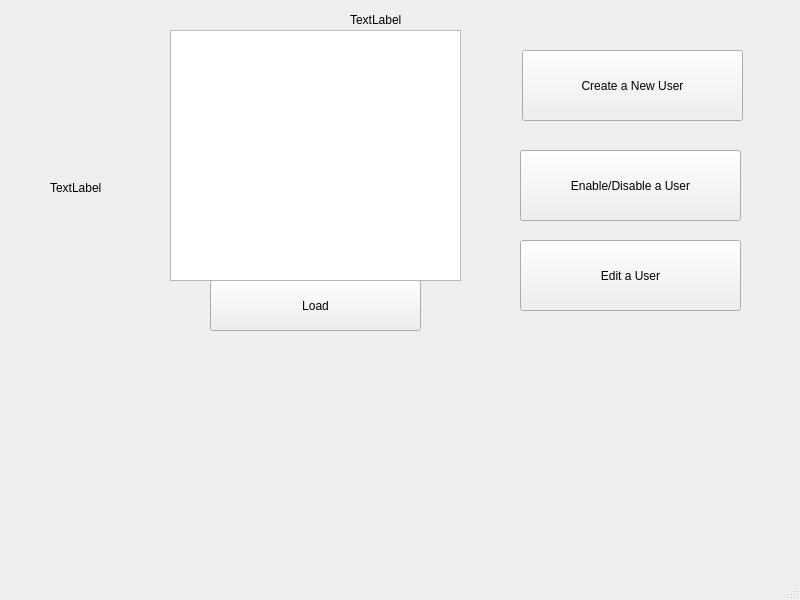
<?xml version="1.0" encoding="UTF-8"?>
<ui version="4.0">
 <class>AdminProfile</class>
 <widget class="QMainWindow" name="AdminProfile">
  <property name="geometry">
   <rect>
    <x>0</x>
    <y>0</y>
    <width>800</width>
    <height>600</height>
   </rect>
  </property>
  <property name="windowTitle">
   <string>MainWindow</string>
  </property>
  <widget class="QWidget" name="centralwidget">
   <widget class="QPushButton" name="pushButton_newUser">
    <property name="geometry">
     <rect>
      <x>522</x>
      <y>50</y>
      <width>221</width>
      <height>71</height>
     </rect>
    </property>
    <property name="text">
     <string>Create a New User</string>
    </property>
   </widget>
   <widget class="QPushButton" name="pushButton_load">
    <property name="geometry">
     <rect>
      <x>210</x>
      <y>280</y>
      <width>211</width>
      <height>51</height>
     </rect>
    </property>
    <property name="text">
     <string>Load</string>
    </property>
   </widget>
   <widget class="QTableView" name="tableView">
    <property name="geometry">
     <rect>
      <x>170</x>
      <y>30</y>
      <width>291</width>
      <height>251</height>
     </rect>
    </property>
   </widget>
   <widget class="QPushButton" name="pushButton_able">
    <property name="geometry">
     <rect>
      <x>520</x>
      <y>150</y>
      <width>221</width>
      <height>71</height>
     </rect>
    </property>
    <property name="text">
     <string>Enable/Disable a User</string>
    </property>
   </widget>
   <widget class="QPushButton" name="pushButton">
    <property name="geometry">
     <rect>
      <x>520</x>
      <y>240</y>
      <width>221</width>
      <height>71</height>
     </rect>
    </property>
    <property name="text">
     <string>Edit a User</string>
    </property>
   </widget>
   <widget class="QLabel" name="label_username">
    <property name="geometry">
     <rect>
      <x>350</x>
      <y>10</y>
      <width>391</width>
      <height>20</height>
     </rect>
    </property>
    <property name="text">
     <string>TextLabel</string>
    </property>
   </widget>
   <widget class="QLabel" name="label_type">
    <property name="geometry">
     <rect>
      <x>50</x>
      <y>180</y>
      <width>59</width>
      <height>16</height>
     </rect>
    </property>
    <property name="text">
     <string>TextLabel</string>
    </property>
   </widget>
  </widget>
  <widget class="QMenuBar" name="menubar">
   <property name="geometry">
    <rect>
     <x>0</x>
     <y>0</y>
     <width>800</width>
     <height>22</height>
    </rect>
   </property>
  </widget>
  <widget class="QStatusBar" name="statusbar"/>
 </widget>
 <resources/>
 <connections/>
</ui>
